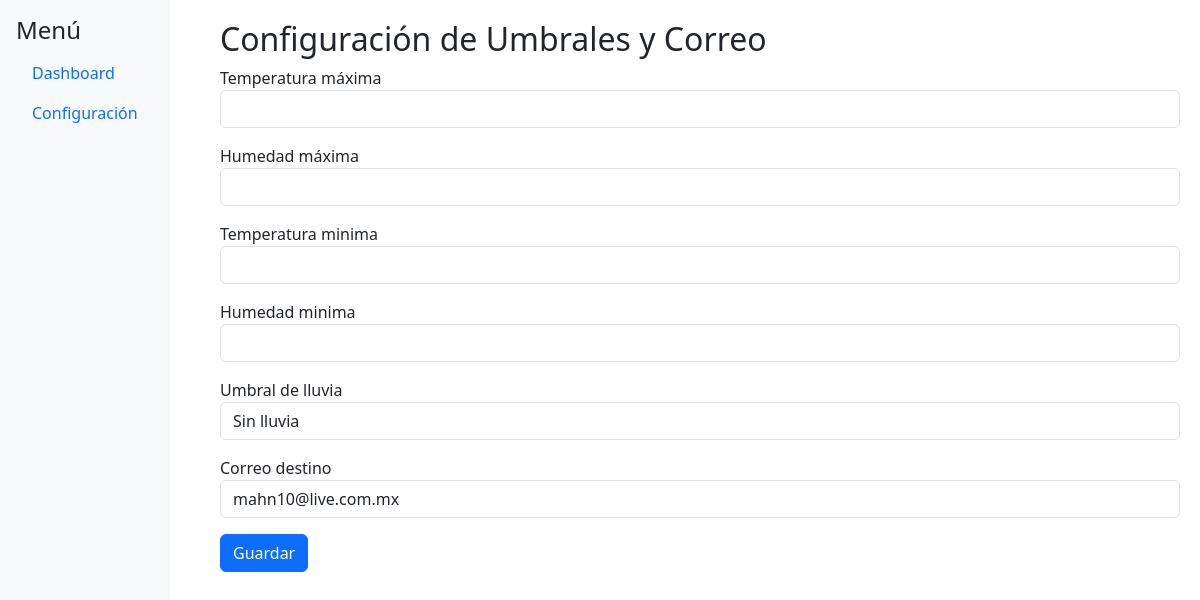
Before: /config with the older database file.
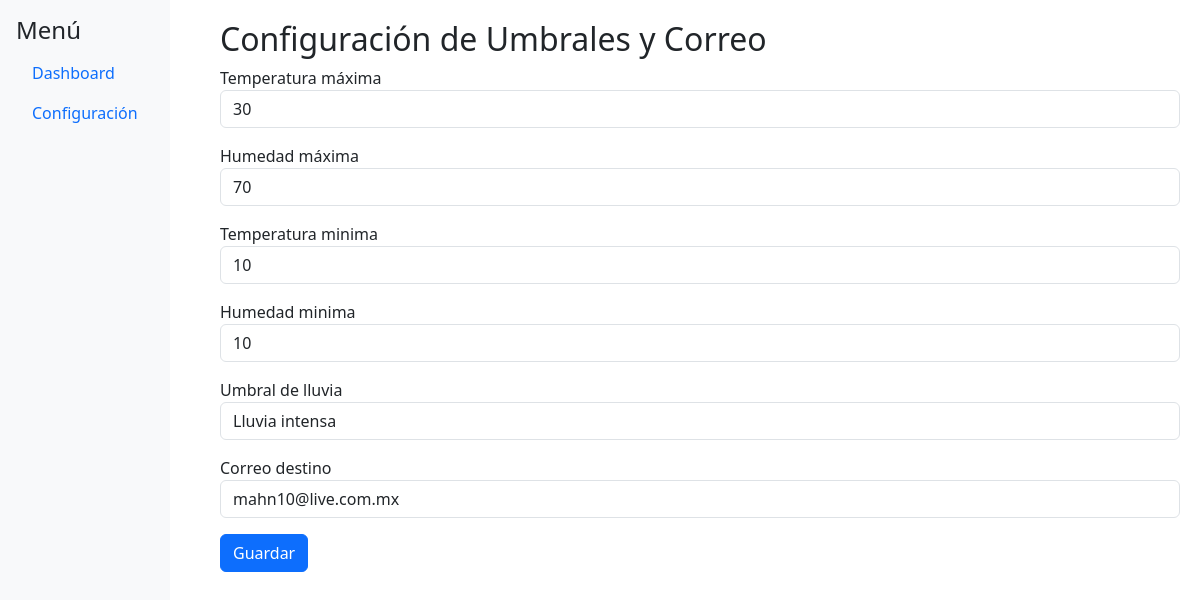
After: the same page with the newer database file.
### tables this page shows
CREATE TABLE config (
        clave TEXT PRIMARY KEY,
        valor TEXT
    );

### server_flask.py (the view)
@app.route('/config', methods=['GET', 'POST'])
def config():
    conn = sqlite3.connect('sensores.db')
    c = conn.cursor()
    if request.method == 'POST':
        for clave in ['temp_umbral_max', 'hum_umbral_max', 'temp_umbral_max', 'hum_umbral_max', 'lluvia_umbral', 'correo_destino']:
            nuevo_valor = request.form.get(clave)
            c.execute('UPDATE config SET valor = ? WHERE clave = ?', (nuevo_valor, clave))
        conn.commit()
    c.execute('SELECT clave, valor FROM config')
    configuraciones = dict(c.fetchall())
    conn.close()
    return render_template('config.html', config=configuraciones)

### templates/config.html (shortened to what this page needs)
{% extends "base.html" %}
{% block content %}
<h2>Configuración de Umbrales y Correo</h2>
<form method="post" class="form">
  <div class="mb-3">
    <label>Temperatura máxima</label>
    <input class="form-control" name="temp_umbral_max" value="{{ config['temp_umbral_max'] }}">
  </div>
  <div class="mb-3">
    <label>Humedad máxima</label>
    <input class="form-control" name="hum_umbral_max" value="{{ config['hum_umbral_max'] }}">
  </div>
  <div class="mb-3">
    <label>Temperatura minima</label>
    <input class="form-control" name="temp_umbral_min" value="{{ config['temp_umbral_min'] }}">
  </div>
  <div class="mb-3">
    <label>Humedad minima</label>
    <input class="form-control" name="hum_umbral_min" value="{{ config['hum_umbral_min'] }}">
  </div>
  <div class="mb-3">
    <label>Umbral de lluvia</label>
    <select class="form-control" name="lluvia_umbral">
      <option value="600" {% if config['lluvia_umbral'] == '600' %}selected{% endif %}>Sin lluvia</option>
      <option value="0" {% if config['lluvia_umbral'] == '0' %}selected{% endif %}>Lluvia intensa</option>
    </select>
  </div>
  <div class="mb-3">
    <label>Correo destino</label>
    <input class="form-control" name="correo_destino" value="{{ config['correo_destino'] }}">
  </div>
  <button class="btn btn-primary" type="submit">Guardar</button>
</form>
{% endblock %}

### templates/base.html (shortened to what this page needs)
<!DOCTYPE html>
<html lang="es">
<head>
  <link href="https://cdn.jsdelivr.net/npm/bootstrap@5.3.3/dist/css/bootstrap.min.css" rel="stylesheet">
</head>
<body>
  <div class="d-flex">
    <div class="sidebar p-3">
      <h4>Menú</h4>
      <ul class="nav flex-column">
        <li class="nav-item"><a class="nav-link" href="/">Dashboard</a></li>
        <li class="nav-item"><a class="nav-link" href="/config">Configuración</a></li>
      </ul>
    </div>
    <div class="content flex-grow-1">
      {% block content %}{% endblock %}
    </div>
  </div>
</body>
</html>

### templates/base.html (style rules this page uses)
body { min-height: 100vh; }
.sidebar { height: 100vh; background-color: #f8f9fa; position: fixed; }
.content { margin-left: 200px; padding: 20px; }

Changed rows visible on the page:
added config: temp_umbral_max "30"
added config: hum_umbral_max "70"
added config: temp_umbral_min "10"
added config: hum_umbral_min "10"
Other visible differences:
form field lluvia_umbral: "Sin lluvia" → "Lluvia intensa"
